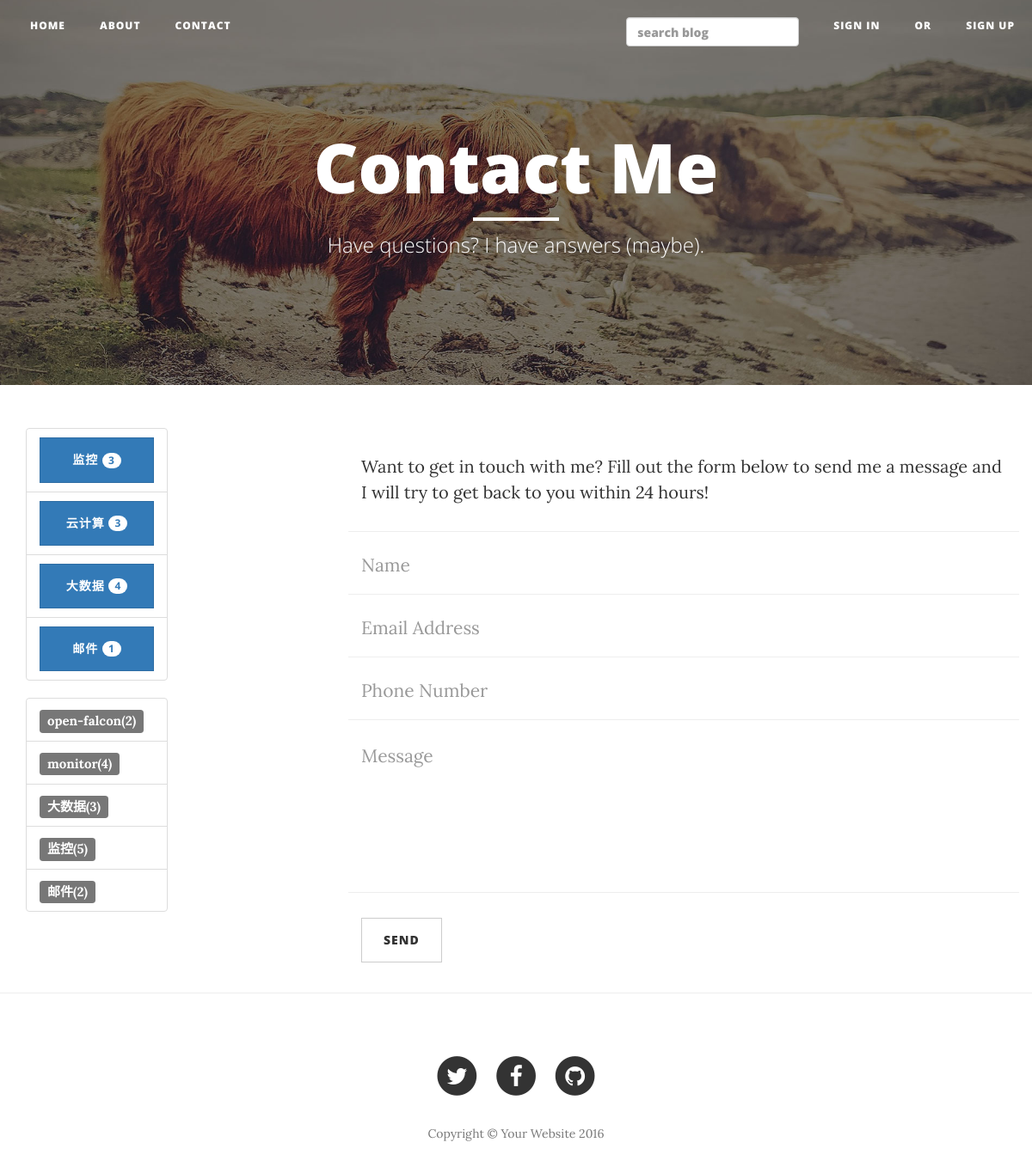
Screenshot of /blog/contact/ with the database file from the repository.
### blog/models.py (models this page shows)
class Category(models.Model):
    name = models.CharField(max_length=255)
    def __unicode__(self):
        return self.name

class Tag(models.Model):
    name = models.CharField(max_length=255)
    def __unicode__(self):
        return self.name

### blog/views.py (the view)
def contact(request):
    return render(request,'blog/contact.html')

### blog/templatetags/tags.py (called while the page is built)
@register.simple_tag
def get_categories():
    return Category.objects.all()

@register.simple_tag
def get_tags():
    return Tag.objects.annotate(num_articles=Count('article')).filter(num_articles__gt=0)

### blog/templates/blog/contact.html (shortened to what this page needs)
{% extends 'blog/base.html' %}
{% block header %}
    <header class="intro-header contact-img">
        <div class="container">
            <div class="row">
                <div class="col-lg-8 col-lg-offset-2 col-md-10 col-md-offset-1">
                    <div class="page-heading">
                        <h1>Contact Me</h1>
                        <hr class="small">
                        <span class="subheading">Have questions? I have answers (maybe).</span>
                    </div>
                </div>
            </div>
        </div>
    </header>
{% endblock header %}
{% block main %}
    <div class="container">
        <div class="row">
            <div class="col-lg-8 col-lg-offset-2 col-md-10 col-md-offset-1">
                <p>Want to get in touch with me? Fill out the form below to send me a message and I will try to get back to you within 24 hours!</p>
                <form name="sentMessage" id="contactForm" novalidate>
                    <div class="row control-group">
                        <div class="form-group col-xs-12 floating-label-form-group controls">
                            <input type="text" class="form-control" placeholder="Name" id="name" required data-validation-required-message="Please enter your name.">
                        </div>
                    </div>
                    <div class="row control-group">
                        <div class="form-group col-xs-12 floating-label-form-group controls">
                            <input type="email" class="form-control" placeholder="Email Address" id="email" required data-validation-required-message="Please enter your email address.">
                        </div>
                    </div>
                    <div class="row control-group">
                        <div class="form-group col-xs-12 floating-label-form-group controls">
                            <input type="tel" class="form-control" placeholder="Phone Number" id="phone" required data-validation-required-message="Please enter your phone number.">
                        </div>
                    </div>
                    <div class="row control-group">
                        <div class="form-group col-xs-12 floating-label-form-group controls">
                            <textarea rows="5" class="form-control" placeholder="Message" id="message" required data-validation-required-message="Please enter a message."></textarea>
                        </div>
                    </div>
                    <br>
                    <div class="row">
                        <div class="form-group col-xs-12">
                            <button type="submit" class="btn btn-default">Send</button>
                        </div>
                    </div>
                </form>
            </div>
        </div>
    </div>
{% endblock main %}

### blog/templates/blog/base.html (shortened to what this page needs)
{% load staticfiles %}
{% load tags %}
<!DOCTYPE html>
<html lang="en">
<head>
    <link href="{% static 'blog/vendor/bootstrap/css/bootstrap.min.css' %}" rel="stylesheet">
    <link href="{% static 'blog/css/clean-blog.min.css' %}" rel="stylesheet">
    <link href="{% static 'blog/vendor/font-awesome/css/font-awesome.min.css' %}" rel="stylesheet" type="text/css">
    <link href="{% static 'blog/css/django-blog.css' %}" rel="stylesheet">
    <link href="{% static 'blog/css/code.css' %}" rel="stylesheet">
</head>
<body>
    <nav class="navbar navbar-default navbar-custom navbar-fixed-top">
        <div class="container-fluid">
            <div class="collapse navbar-collapse" id="bs-example-navbar-collapse-1">
                <ul class="nav navbar-nav navbar-left">
                    <li>
                        <a href="{% url 'blog:index'%}">Home</a>
                    </li>
                    <li>
                        <a href="{% url 'blog:about' %}">About</a> </li>
                    <li>
                        <a href="{% url 'blog:contact'%}">Contact</a>
                    </li>
                </ul>
                <ul class="nav navbar-nav navbar-right">
                    <li>
                        <a href="#">
                        <form action="{%url 'haystack_search' %}" method="get">
                            <input type="search" name="q" placeholder="search blog" class="form-control header-search-input js-site-search-focus" />
                        </form>
                        </a>
                    </li>
                    {% if not user.is_authenticated %}
                    <li>
                        <a href="/users/login/?next={{ request.path }}">Sign in</a>
                    </li>
                    <li>
                        <a href="#">Or</a>
                    </li>
                    <li>
                        <a href="/users/register/?next={{ request.path }}">Sign up</a>
                    </li>
                    {% else %}
                    <li>
                        <a href="/users/logout/?next=/">logout</a>
                    </li>
                    {% endif %}
                </ul>
            </div>
        </div>
    </nav>
    {% block header %}
    {% endblock %}
    <div class="container">
        <div class="row">
            <div class="col-lg-2 col-md-2">
                {% get_categories as categories %}
                <div class="list-group">
                {% for category in categories %}
                <a href="{% url 'blog:category' category.pk %}" class="list-group-item">
                    <button class="btn btn-primary" style="width:100%">
                        {{ category }}
                        <span class="badge">
                        {{ category.article_set.count}}
                        </span>
                    </button>
                </a>
                {% empty %}
                暂无分类
                {% endfor %}
                </div>
                {% get_tags as tags %}
                <div class="list-group">
                {% for tag in tags %}
                <a href="{% url 'blog:tag' tag.pk %}" class="list-group-item">
                    <span class="label label-default">{{ tag }}({{ tag.num_articles }})</span>
                </a>
                {% empty %}
                暂无标签
                {% endfor %}
                </div>
            </div>
            {% block main %}
            {% endblock %}
        </div>
    </div>
    <hr>
    <footer>
        <div class="container">
            <div class="row">
                <div class="col-lg-8 col-lg-offset-2 col-md-10 col-md-offset-1">
                    <ul class="list-inline text-center">
                        <li>
                            <a href="#">
                                <span class="fa-stack fa-lg">
                                    <i class="fa fa-circle fa-stack-2x"></i>
                                    <i class="fa fa-twitter fa-stack-1x fa-inverse"></i>
                                </span>
                            </a>
                        </li>
                        <li>
                            <a href="#">
                                <span class="fa-stack fa-lg">
                                    <i class="fa fa-circle fa-stack-2x"></i>
                                    <i class="fa fa-facebook fa-stack-1x fa-inverse"></i>
                                </span>
                            </a>
                        </li>
                        <li>
                            <a href="#">
                                <span class="fa-stack fa-lg">
                                    <i class="fa fa-circle fa-stack-2x"></i>
                                    <i class="fa fa-github fa-stack-1x fa-inverse"></i>
                                </span>
                            </a>
                        </li>
                    </ul>
                    <p class="copyright text-muted">Copyright &copy; Your Website 2016</p>
                </div>
            </div>
        </div>
    </footer>
</body>
</html>

### blog/static/blog/css/django-blog.css (style rules this page uses)
.contact-img { background-image: url('../img/contact-bg.jpg') }

### rows the page displays
Category: name "监控", article_set.count "3"
Category: name "云计算", article_set.count "3"
Category: name "大数据", article_set.count "4"
Category: name "邮件", article_set.count "1"
Tag: name "open-falcon", num_articles "2"
Tag: name "monitor", num_articles "4"
Tag: name "大数据", num_articles "3"
Tag: name "监控", num_articles "5"
Tag: name "邮件", num_articles "2"
